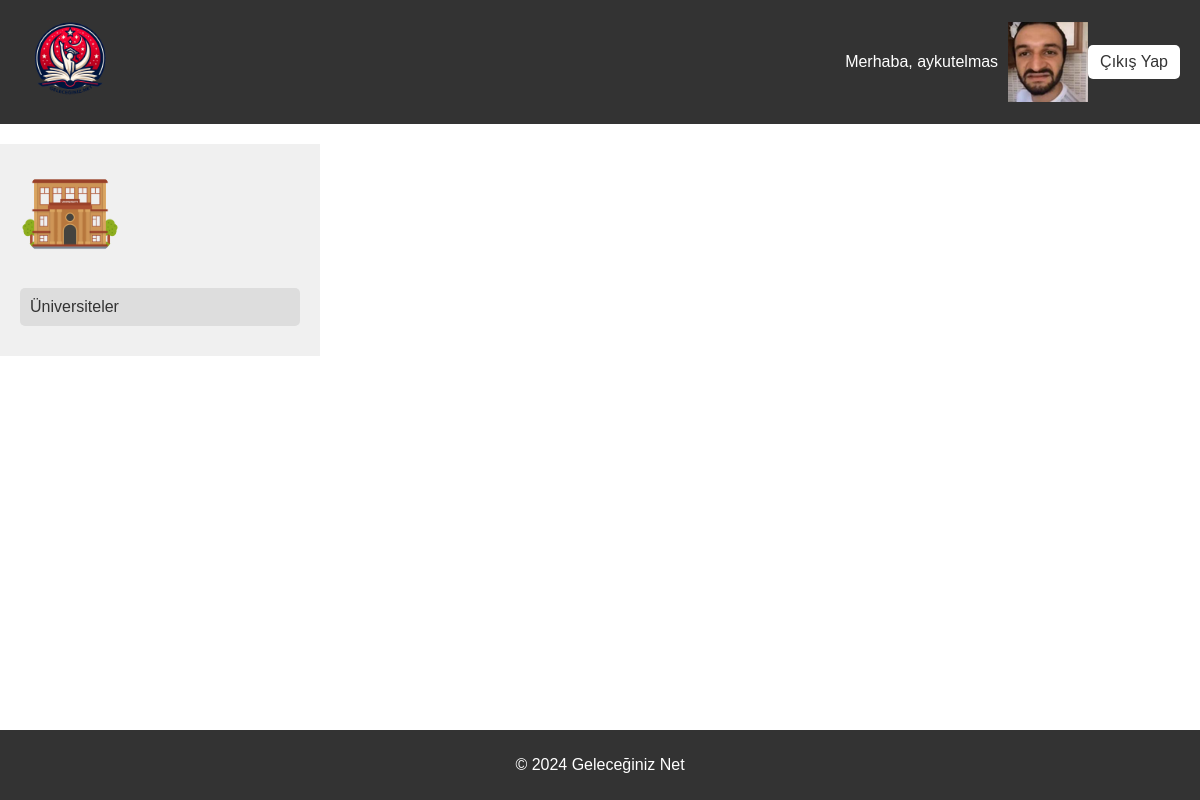
The page /homepage/ (signed in) on the database its author committed.
### core/models.py (models this page shows, shortened)
class Gn_user(models.Model):
    userid = models.AutoField(primary_key=True)
    name = models.CharField(max_length=64)
    surname = models.CharField(max_length=64)
    mail = models.CharField(max_length=64)
    username = models.CharField(max_length=16)
    password = models.CharField(max_length=64)
    profile_picture = models.ImageField(upload_to='profile_pics/', blank=True, null=True)

### homepage/views.py (the view)
# urls.py: 2. Add a URL to urlpatterns:  path('', views.home, name='home')
def home(request):
    user_id = request.session.get('user_id')
    user = None
    if user_id:
        try:
            user = Gn_user.objects.get(userid=user_id)  # Burada user_id yerine id kullanmalısınız.
        except Gn_user.DoesNotExist:
            pass
    return render(request, 'homepage.html', {'user': user})

### homepage/templates/homepage.html (shortened to what this page needs)
<!DOCTYPE html>
<html lang="en">
<head>
    {% load static %}
</head>
<body>
    <header class="navbar">
        <div class="navbar-logo">
            <img src="{% static 'geleceginiznet_logo.png' %}" alt="Logo">
        </div>
        <div class="navbar-actions">
            {% if user %}
                <p>Merhaba, {{ user.username }}</p>
                <img src="{{ user.profile_picture.url }}" alt="Profil Fotoğrafı">
                <a href="/" class="logout-button">Çıkış Yap</a>
            {% endif %}
        </div>
    </header>
    <main class="main-content">
        {% load static %}
        <aside class="sidebar">
            <div class="user-info">
                <img src="{% static 'uni.png' %}" alt="Logo">
            </div>
            <div class="options">
                <div class="option">
                    <a href="{% url 'universiteler' %}">Üniversiteler</a>
                </div>
            </div>
        </aside>
        <section class="content">
        </section>
    </main>
    <footer>
        <div class="container">
            <p>&copy; 2024 Geleceğiniz Net</p>
        </div>
    </footer>
</body>
</html>

### homepage/templates/homepage.html (style rules this page uses)
body { font-family: Arial, sans-serif; margin: 0; padding: 0; }
.navbar { background-color: #333; color: #fff; display: flex; justify-content: space-between; align-items: center; padding: 10px 20px; }
.navbar-logo img { width: 100px; }
.navbar-actions { display: flex; align-items: center; }
.navbar-actions p { margin: 0 10px; }
.logout-button { background-color: #fff; color: #333; padding: 8px 12px; border-radius: 5px; text-decoration: none; }
.main-content { display: flex; margin-top: 20px; }
.sidebar { flex: 1; padding: 20px; background-color: #f0f0f0; }
.user-info img { width: 100px; border-radius: 50%; }
.options { margin-top: 20px; }
.option { margin-bottom: 10px; }
.option a { display: block; padding: 10px; background-color: #ddd; color: #333; text-decoration: none; border-radius: 5px; }
.content { flex: 3; padding: 20px; background-color: #fff; }
footer { position: fixed; bottom: 0; width: 100%; background-color: #333; color: #fff; text-align: center; padding: 10px 0; }

### rows shown on the page
Gn_user: username "aykutelmas", profile_picture (picture)
